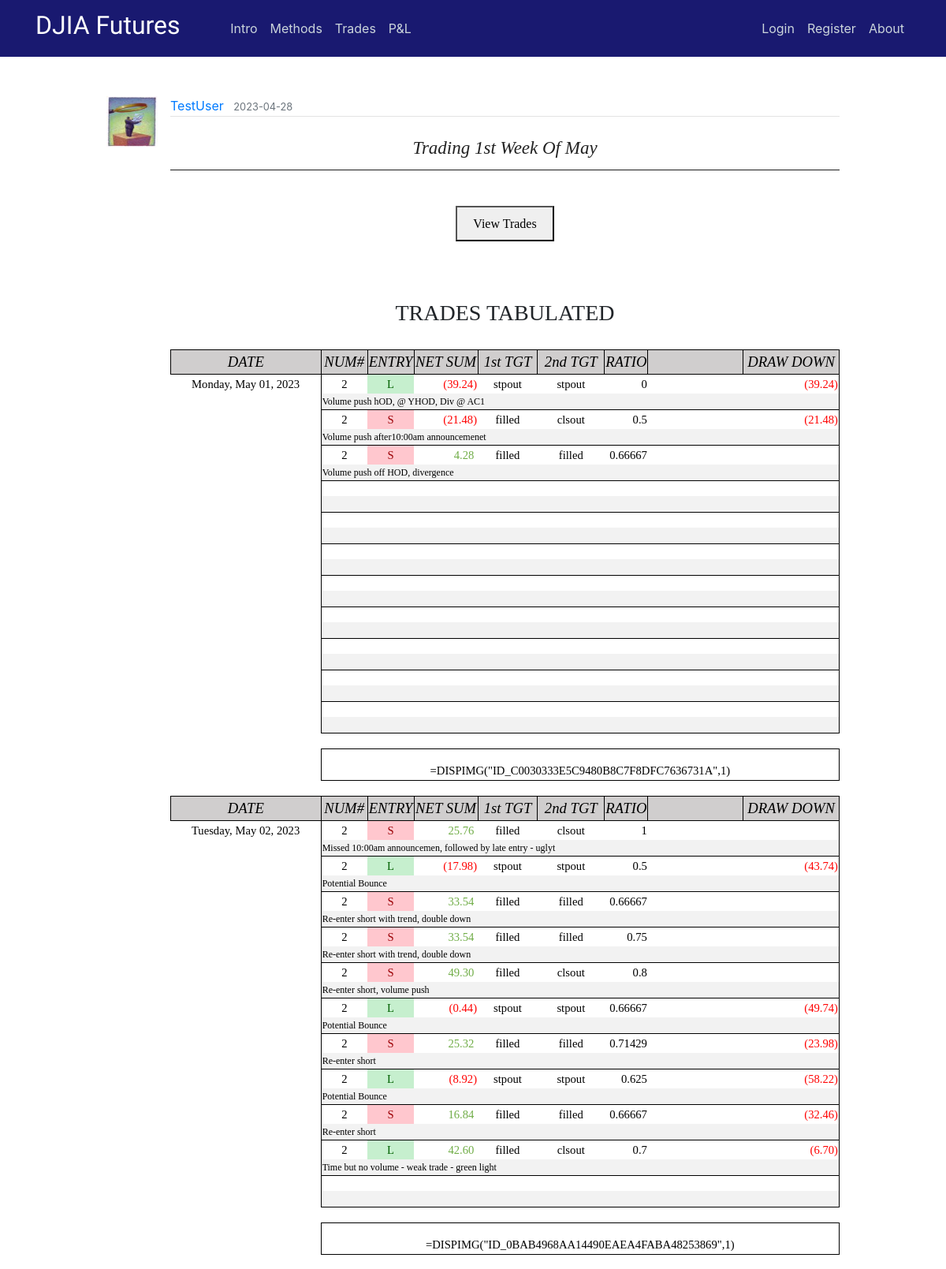
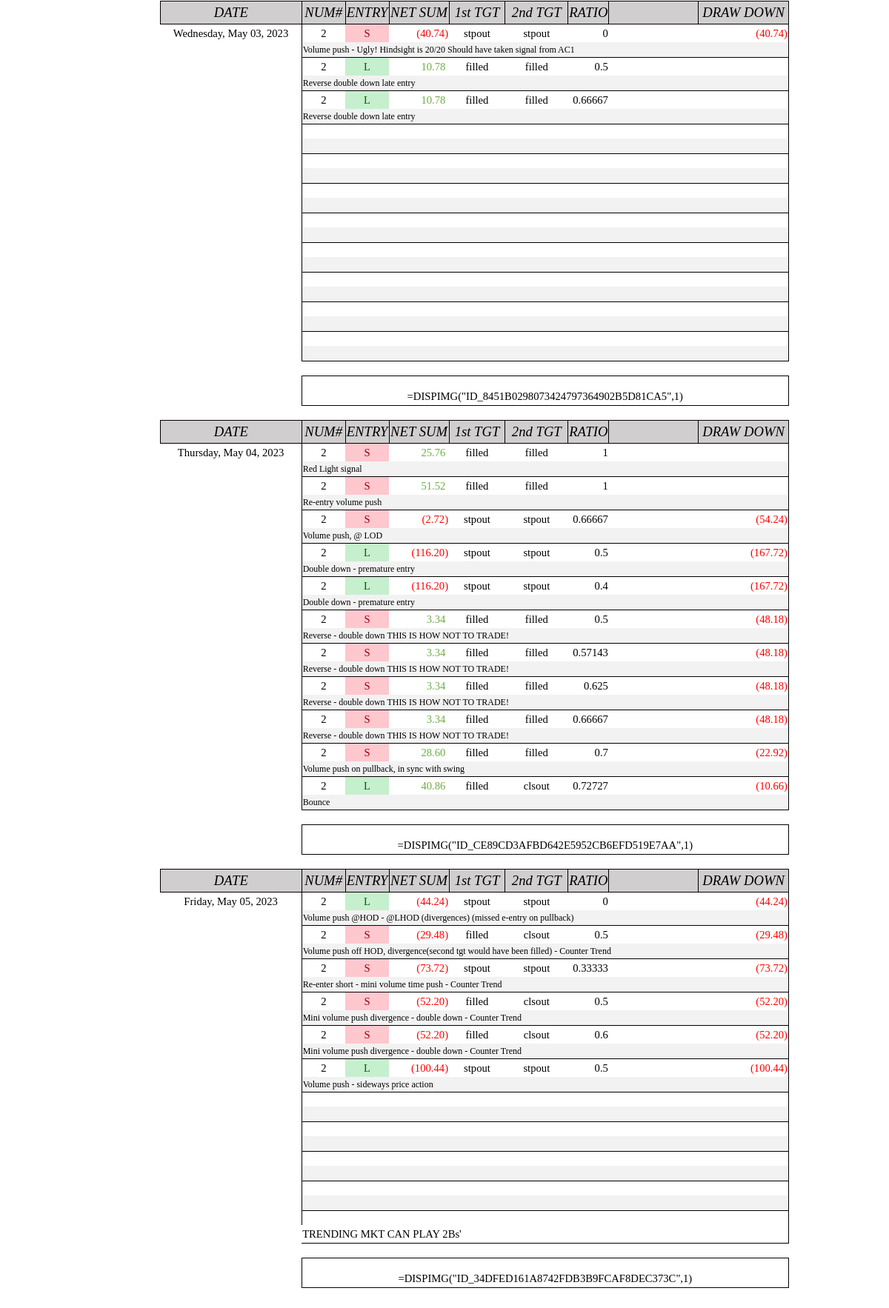
The app's page /post/208 with its own data (2 pictures, top to bottom).
### flaskblog/models.py (models this page shows, shortened)
class User(db.Model, UserMixin):
    id = db.Column(db.Integer, primary_key=True)
    username = db.Column(db.String(20), unique=True, nullable=False)
    email = db.Column(db.String(120), unique=True, nullable=False)
    image_file = db.Column(db.String(20), nullable=False, default='default.jpg')
    password = db.Column(db.String(60), nullable=False)
    posts = db.relationship('Post', backref='author', lazy=True)

class Post(db.Model):
    id = db.Column(db.Integer, primary_key=True)
    title = db.Column(db.String(100), nullable=False)
    date_posted = db.Column(db.DateTime, nullable=False, default=datetime.utcnow)
    content = db.Column(db.Text, nullable=False)
    user_id = db.Column(db.Integer, db.ForeignKey('user.id'), nullable=False)
    teaser_title = db.Column(db.Text, nullable=True)
    teaser_details = db.Column(db.Text, nullable=True)
    teaser_caption = db.Column(db.Text, nullable=True)
    teaser_img = db.Column(db.Text, nullable=True)
    teaser_content = db.Column(db.Text, nullable=True)
    teaser_wkid = db.Column(db.Text, nullable=True)

### flaskblog/posts/routes.py (the view)
@posts.route("/post/<int:post_id>")
def post(post_id):
    post = Post.query.get_or_404(post_id)
    if len(post.teaser_wkid) != 0:
        weekly = post.teaser_wkid
    else:
        weekly = ""
    return render_template('post.html', weekly=weekly, title=post.title, post=post)

### flaskblog/templates/post.html (shortened to what this page needs)
{% extends "layout.html" %}
{% block content %}
  <article class="media content-section" style="border:none;">
    <img class="article-img" src="{{ url_for('static', filename='profile_pics/' + post.author.image_file) }}">
    <div class="media-body">
      <div class="article-metadata">
        <a class="mr-2" href="{{ url_for('users.user_posts', username=post.author.username) }}">{{ post.author.username }}</a>
        <small class="text-muted">{{ post.date_posted.strftime('%Y-%m-%d') }}</small>
      </div>
      <center><br><h3 class="hero-header">{{ post.title }}</h3><hr><br></center>
      {% if weekly |length %}
      <center><button onclick="myDetach()">View Trades</button></center>
      <br>
      <br>
      {% endif %}
      <br><H6>TRADES TABULATED</H6><br>
      {{ post.content|safe }}
  </article>
{% endblock content %}

### flaskblog/static/main.css (style rules this page uses)
body { margin-top: 5rem; }
hr { margin-top: 1rem; margin-bottom: 1rem; border: 0; border-top: 1px solid rgba(0, 0, 0, 0.89); }
.content-section { background: #ffffff; padding: 10px 20px; border: 1px solid #000000; border-radius: 9px; margin-bottom: 20px; }
.article-img { height: 65px; width: 65px; margin-right: 16px; }
.article-metadata { padding-bottom: 1px; margin-bottom: 4px; border-bottom: 1px solid #e3e3e3 }

### flaskblog/static/study.css (style rules this page uses)
h3.hero-header { color: #222; text-transform: capitalize; font-weight: 400; font-style: italic; font-size: 28px; font-family: Baskerville, 'Baskerville Old Face', 'Hoefler Text', Garamond, 'Times New Roman', serif; }
h3 { font-weight: 700; line-height: 1; }
h6 { text-align: center; font-weight: 400; font-size: 24px; font-family: Baskerville, 'Baskerville Old Face', 'Hoefler Text', Garamond, 'Times New Roman', serif; line-height: 1; }
button { margin-top: 5px; margin-bottom: 5px; padding: 8px 20px 7px; font-family: Cambria, Georgia, serif; line-height: 1.6; }
@media screen and (min-width: 25rem) { h3.hero-header { font-size: 23px; } }
@media screen and (min-width: 36rem) { h6 { font-size: 26px; } }
@media screen and (min-width: 48rem) { h6 { font-size: 28px; } }

### flaskblog/static/modal.css (style rules this page uses)
img { margin-bottom: -4px; }

### flaskblog/static/stylesheet.css (style rules this page uses)
tr { mso-height-source:auto; mso-ruby-visibility:none; }
col { mso-width-source:auto; mso-ruby-visibility:none; }
td { mso-style-parent:style0; padding-top:1px; padding-right:1px; padding-left:1px; mso-ignore:padding; mso-number-format:"General"; text-align:general; vertical-align:bottom; white-space:nowrap; mso-rotate:0; mso-pattern:auto; mso-background-source:auto; color:#000000; font-size:11.0pt; font-weight:400; font-style:normal; text-decoration:none; font-family:Calibri; mso-generic-font-family:auto; mso-font-charset:134; border:none; mso-protection:locked visible; }
.xl65 { mso-style-parent:style0; text-align:center; mso-pattern:auto none; background:#D0CECE; font-size:14.0pt; font-style:italic; mso-font-charset:134; border:.5pt solid windowtext; }
.xl66 { mso-style-parent:style0; mso-number-format:"0\.00_\)\;\[Red\]\\\(0\.00\\\)"; mso-font-charset:134; }
.xl67 { mso-style-parent:style0; mso-number-format:"0\.00_\)\;\[Red\]\\\(0\.00\\\)"; text-align:center; mso-pattern:auto none; background:#D0CECE; font-size:14.0pt; font-style:italic; mso-font-charset:134; border:.5pt solid windowtext; }
.xl68 { mso-style-parent:style0; mso-number-format:"\[$-F800\]dddd\\\,\\ mmmm\\ dd\\\,\\ yyyy"; text-align:center; mso-font-charset:134; }
.xl69 { mso-style-parent:style0; mso-number-format:"0"; text-align:center; mso-font-charset:134; border-left:.5pt solid windowtext; border-top:.5pt solid windowtext; }
.xl70 { mso-style-parent:style0; text-align:center; mso-font-charset:134; border-top:.5pt solid windowtext; }
.xl71 { mso-style-parent:style0; mso-number-format:"0\.00_\)\;\[Red\]\\\(0\.00\\\)"; text-align:right; mso-font-charset:134; border-top:.5pt solid windowtext; }
.xl72 { mso-style-parent:style0; mso-font-charset:134; border-top:.5pt solid windowtext; }
.xl73 { mso-style-parent:style0; mso-number-format:"0\.00_\)\;\[Red\]\\\(0\.00\\\)"; mso-font-charset:134; border-top:.5pt solid windowtext; }
.xl74 { mso-style-parent:style0; mso-number-format:"0"; text-align:left; vertical-align:top; mso-pattern:auto none; background:#F2F2F2; font-size:9.0pt; font-family:Comic Sans MS; mso-font-charset:134; border-left:.5pt solid windowtext; border-bottom:.5pt solid windowtext; }
.xl76 { mso-style-parent:style0; text-align:center; mso-font-charset:134; border-top:.5pt solid windowtext; }
.xl77 { mso-style-parent:style0; text-align:center; mso-font-charset:134; border-left:.5pt solid windowtext; border-top:.5pt solid windowtext; }
.xl80 { mso-style-parent:style0; text-align:center; mso-font-charset:134; }
.xl81 { mso-style-parent:style0; mso-number-format:"0\.00_\)\;\[Red\]\\\(0\.00\\\)"; mso-font-charset:134; border-top:.5pt solid windowtext; border-right:.5pt solid windowtext; }

### records on screen
User: image_file (picture), author.username "TestUser"
Post: date_posted "2023-04-28", title "Trading 1st Week Of May", content "DATE NUM# ENTRY NET SUM 1st TGT 2nd TGT RATIO DRAW DOWN Monday, May 01, 2023 2 L (39.24) stpout stpout 0 (39.24) Volume push hOD, @ YHOD, Div @ AC1 2 S (21.48) filled clsout 0.5 (21.48) Volume push after10:00am announcemenet 2 S 4.28 filled filled 0.66667 Volume push off HOD, divergence =DISPIMG(\"ID_C0030333E5C9480B8C7F8DFC7636731A\",1) DATE NUM# ENTRY NET SUM 1st TGT 2nd TGT RATIO DRAW DOWN Tuesday, May 02, 2023 2 S 25.76 filled clsout 1 Missed 10:00am announcemen, followed by late entry - uglyt 2 L (17.98) stpout stpout 0.5 (43.74) Potential Bounce 2 S 33.54 filled filled 0.66667 Re-enter short with trend, double down 2 S 33.54 filled filled 0.75 Re-enter short with trend, double down 2 S…"
